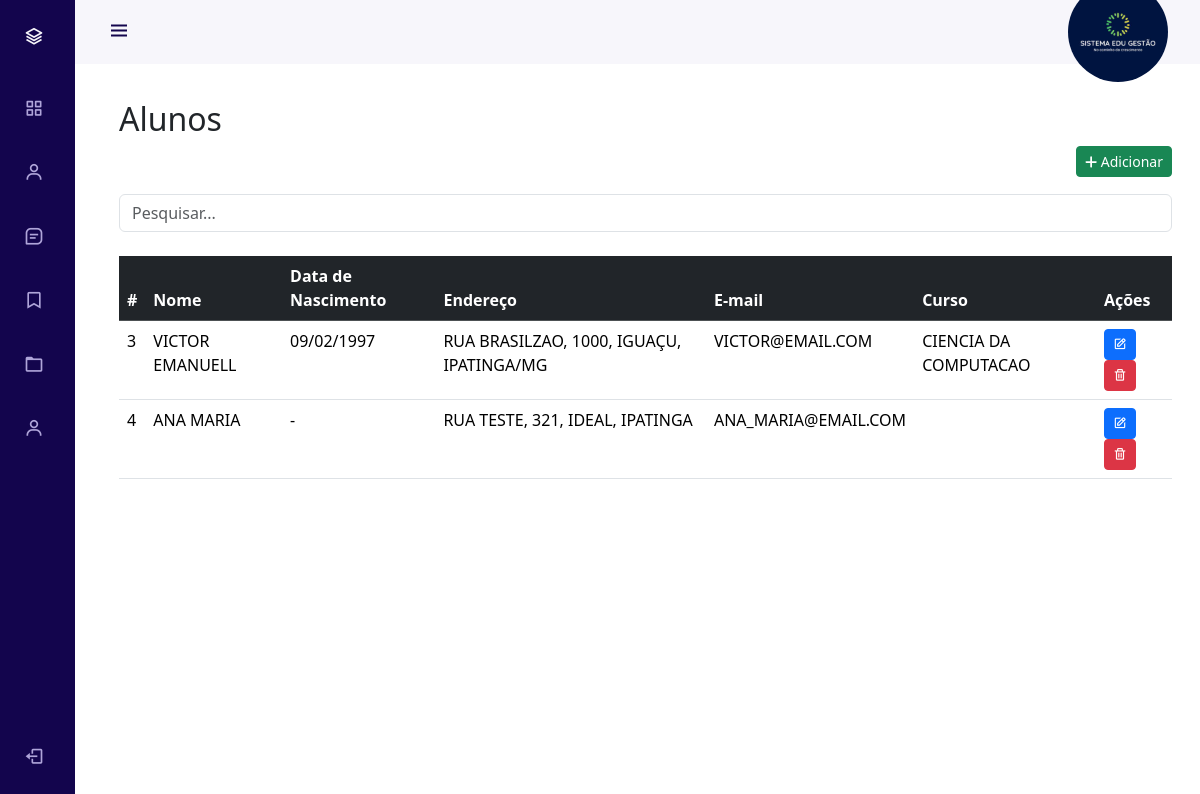
/view/students.php (signed in), run on the app's committed database.
### tables this page shows
CREATE TABLE `alunos` (
  `id` int(11) NOT NULL AUTO_INCREMENT,
  `nome` varchar(100) NOT NULL,
  `data_nascimento` date DEFAULT NULL,
  `endereco` varchar(255) DEFAULT NULL,
  `email` varchar(100) DEFAULT NULL,
  `curso_id` int(11) DEFAULT NULL,
  `inativo` tinyint(4) NOT NULL,
  PRIMARY KEY (`id`),
  UNIQUE KEY `email` (`email`),
  KEY `curso_id` (`curso_id`),
  CONSTRAINT `alunos_ibfk_1` FOREIGN KEY (`curso_id`) REFERENCES `cursos` (`id`)
);

CREATE TABLE `cursos` (
  `id` int(11) NOT NULL AUTO_INCREMENT,
  `nome` varchar(100) NOT NULL,
  `origem` set('Exatas','Humanas','Biologicas') DEFAULT NULL,
  `carga_horaria` varchar(10) DEFAULT NULL,
  `descricao` varchar(200) DEFAULT NULL,
  `status` tinyint(4) DEFAULT NULL,
  PRIMARY KEY (`id`)
);

### view/students.php (the view, shortened to what this page needs)
<?php
require_once('../config/config.php');
try {
    $query = "SELECT a.id, a.nome as aluno, a.data_nascimento, a.email, a.endereco, c.nome as curso
    FROM alunos as a
    LEFT JOIN cursos as c on c.id = a.curso_id";
    $stmt = $pdo->query($query);
} catch (PDOException $e) {
    echo "Erro: " . $e->getMessage();
}
?>
<!DOCTYPE html>
<html lang="pt-br">
<?php require('./header-in.php'); ?>
<body id="body-pd">
    <?php require "./navBar.php" ?>
    <div class="height-100 main_components" >
        <div class="container">
            <div style="display: flex; justify-content: space-between;">
                <h2 class="text-left">Alunos</h2>
            </div>
            <a class="btn btn-success btn-sm float-end" href="./addStudent.php">
                <i class="fa-solid fa-plus"></i> Adicionar
            </a>
            <br>
            <br>
            <div>
                <input type="text" class="form-control" name="buscar" id="buscar" placeholder="Pesquisar..." />
            </div>
            <br>
            <div class="">
                <table class="table table-hover">
                    <thead class="table-dark">
                        <tr>
                            <th>#</th>
                            <th>Nome</th>
                            <th>Data de Nascimento</th>
                            <th>Endereço</th>
                            <th>E-mail</th>
                            <th>Curso</th>
                            <th>Ações</th>
                        </tr>
                    </thead>
                    <tbody>
                        <?php
                            while ($row = $stmt->fetch(PDO::FETCH_ASSOC)) :
                        ?>
                        <tr>
                            <td><?php echo $row['id'] ?></td>
                            <td><?php echo $row['aluno'] ?></td>
                            <td>
                                <?php
                                    echo $row['data_nascimento'] ? date("d/m/Y", strtotime($row['data_nascimento'])) : '-';
                                ?>
                            </td>
                            <td><?php echo $row['endereco'] ?></td>
                            <td><?php echo $row['email'] ?></td>
                            <td><?php echo $row['curso'] ?></td>
                            <td>
                                <a href="./editStudent.php?id=<?php echo $row['id']; ?>" class="btn btn-primary btn-sm" title="Editar">
                                    <i class='bx bx-edit'></i>
                                </a>
                                <a href="../controller/DeleteStudentController.php?id=<?php echo $row['id']; ?>" class="btn btn-danger btn-sm" title="Excluir">
                                    <i class='bx bx-trash'></i>
                                </a>
                            </td>
                        </tr>
                        <?php
                            endwhile;
                        ?>
                    </tbody>
                </table>
            </div>
            <br>
            <br>
            <br>
        </div>
    </div>
</body>
</html>

### styles/styles.css (style rules this page uses)
:root { --header-height: 3rem; --nav-width: 75px; --first-color: #13054d; --first-color-light: #AFA5D9; --white-color: #F7F6FB; --body-font: 'Nunito', sans-serif; --normal-font-size: 1rem; --z-fixed: 100 }
body { position: relative; margin: var(--header-height) 0 0 0; padding: 0 1rem; font-family: var(--body-font); font-size: var(--normal-font-size); transition: .5s }
a { text-decoration: none }
.height-100 { height: 100vh }
.main_components { padding-top: 100px; }
@media screen and (min-width: 768px) { body { margin: calc(var(--header-height) + 1rem) 0 0 0; padding-left: calc(var(--nav-width) + 2rem) } }

### data on the page
alunos: id "3", nome "VICTOR EMANUELL", data_nascimento "09/02/1997", endereco "RUA BRASILZAO, 1000, IGUAÇU, IPATINGA/MG", email "VICTOR@EMAIL.COM", curso.nome "CIENCIA DA COMPUTACAO"
alunos: id "4", nome "ANA MARIA", endereco "RUA TESTE, 321, IDEAL, IPATINGA", email "ANA_MARIA@EMAIL.COM"
